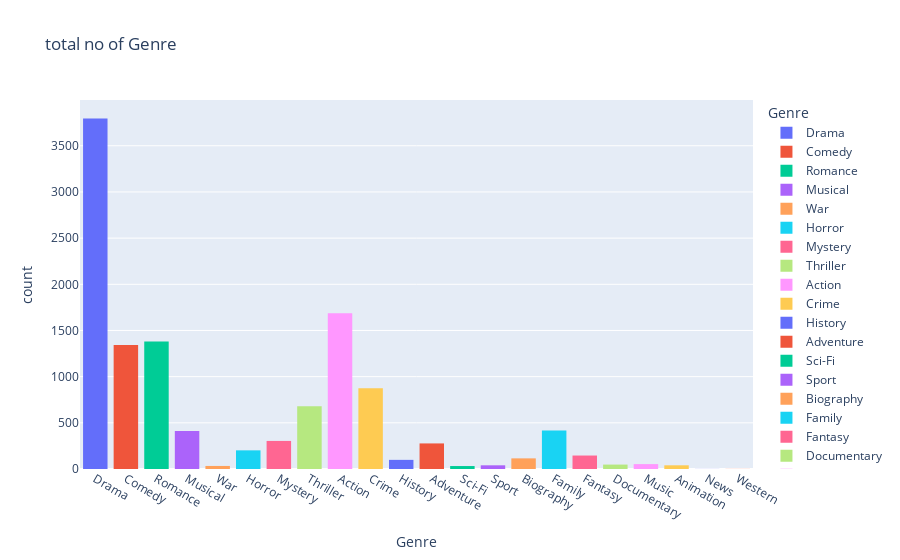

The code cell stored with this chart in its notebook:
### Code cell
import plotly.express as px
figg = px.histogram(data_frame=df, x='Genre', title='total no of Genre', color='Genre')

figg.show()

### Figure 1 — Plotly figure (JSON) as saved in the notebook; plotly's stock layout.template omitted (floating-point values rounded to 4 significant figures; data arrays with more than 128 entries replaced by an {"elided": "..."} marker saying what was removed)
{"data": [{"alignmentgroup": "True", "bingroup": "x", "hovertemplate": "Genre=%{x}<br>count=%{y}<extra></extra>", "legendgroup": "Drama", "marker": {"color": "#636efa", "pattern": {"shape": ""}}, "name": "Drama", "offsetgroup": "Drama", "orientation": "v", "showlegend": true, "type": "histogram", "x": {"elided": "3796 str values"}, "xaxis": "x", "yaxis": "y"}, {"alignmentgroup": "True", "bingroup": "x", "hovertemplate": "Genre=%{x}<br>count=%{y}<extra></extra>", "legendgroup": "Comedy", "marker": {"color": "#EF553B", "pattern": {"shape": ""}}, "name": "Comedy", "offsetgroup": "Comedy", "orientation": "v", "showlegend": true, "type": "histogram", "x": {"elided": "1344 str values"}, "xaxis": "x", "yaxis": "y"}, {"alignmentgroup": "True", "bingroup": "x", "hovertemplate": "Genre=%{x}<br>count=%{y}<extra></extra>", "legendgroup": "Romance", "marker": {"color": "#00cc96", "pattern": {"shape": ""}}, "name": "Romance", "offsetgroup": "Romance", "orientation": "v", "showlegend": true, "type": "histogram", "x": {"elided": "1380 str values"}, "xaxis": "x", "yaxis": "y"}, {"alignmentgroup": "True", "bingroup": "x", "hovertemplate": "Genre=%{x}<br>count=%{y}<extra></extra>", "legendgroup": "Musical", "marker": {"color": "#ab63fa", "pattern": {"shape": ""}}, "name": "Musical", "offsetgroup": "Musical", "orientation": "v", "showlegend": true, "type": "histogram", "x": {"elided": "412 str values"}, "xaxis": "x", "yaxis": "y"}, {"alignmentgroup": "True", "bingroup": "x", "hovertemplate": "Genre=%{x}<br>count=%{y}<extra></extra>", "legendgroup": "War", "marker": {"color": "#FFA15A", "pattern": {"shape": ""}}, "name": "War", "offsetgroup": "War", "orientation": "v", "showlegend": true, "type": "histogram", "x": ["War", "War", "War", "War", "War", "War", "War", "War", "War", "War", "War", "War", "War", "War", "War", "War", "War", "War", "War", "War", "War", "War", "War", "War", "War", "War", "War", "War", "War", "War", "War", "War", "War"], "xaxis": "x", "yaxis": "y"}, {"alignmentgroup": "True", "bingroup": "x", "hovertemplate": "Genre=%{x}<br>count=%{y}<extra></extra>", "legendgroup": "Horror", "marker": {"color": "#19d3f3", "pattern": {"shape": ""}}, "name": "Horror", "offsetgroup": "Horror", "orientation": "v", "showlegend": true, "type": "histogram", "x": {"elided": "202 str values"}, "xaxis": "x", "yaxis": "y"}, {"alignmentgroup": "True", "bingroup": "x", "hovertemplate": "Genre=%{x}<br>count=%{y}<extra></extra>", "legendgroup": "Mystery", "marker": {"color": "#FF6692", "pattern": {"shape": ""}}, "name": "Mystery", "offsetgroup": "Mystery", "orientation": "v", "showlegend": true, "type": "histogram", "x": {"elided": "304 str values"}, "xaxis": "x", "yaxis": "y"}, {"alignmentgroup": "True", "bingroup": "x", "hovertemplate": "Genre=%{x}<br>count=%{y}<extra></extra>", "legendgroup": "Thriller", "marker": {"color": "#B6E880", "pattern": {"shape": ""}}, "name": "Thriller", "offsetgroup": "Thriller", "orientation": "v", "showlegend": true, "type": "histogram", "x": {"elided": "679 str values"}, "xaxis": "x", "yaxis": "y"}, {"alignmentgroup": "True", "bingroup": "x", "hovertemplate": "Genre=%{x}<br>count=%{y}<extra></extra>", "legendgroup": "Action", "marker": {"color": "#FF97FF", "pattern": {"shape": ""}}, "name": "Action", "offsetgroup": "Action", "orientation": "v", "showlegend": true, "type": "histogram", "x": {"elided": "1686 str values"}, "xaxis": "x", "yaxis": "y"}, {"alignmentgroup": "True", "bingroup": "x", "hovertemplate": "Genre=%{x}<br>count=%{y}<extra></extra>", "legendgroup": "Crime", "marker": {"color": "#FECB52", "pattern": {"shape": ""}}, "name": "Crime", "offsetgroup": "Crime", "orientation": "v", "showlegend": true, "type": "histogram", "x": {"elided": "875 str values"}, "xaxis": "x", "yaxis": "y"}, {"alignmentgroup": "True", "bingroup": "x", "hovertemplate": "Genre=%{x}<br>count=%{y}<extra></extra>", "legendgroup": "History", "marker": {"color": "#636efa", "pattern": {"shape": ""}}, "name": "History", "offsetgroup": "History", "orientation": "v", "showlegend": true, "type": "histogram", "x": ["History", "History", "History", "History", "History", "History", "History", "History", "History", "History", "History", "History", "History", "History", "History", "History", "History", "History", "History", "History", "History", "History", "History", "History", "History", "History", "History", "History", "History", "History", "History", "History", "History", "History", "History", "History", "History", "History", "History", "History", "History", "History", "History", "History", "History", "History", "History", "History", "History", "History", "History", "History", "History", "History", "History", "History", "History", "History", "History", "History", "History", "History", "History", "History", "History", "History", "History", "History", "History", "History", "History", "History", "History", "History", "History", "History", "History", "History", "History", "History", "History", "History", "History", "History", "History", "History", "History", "History", "History", "History", "History", "History", "History", "History", "History", "History", "History", "History", "History"], "xaxis": "x", "yaxis": "y"}, {"alignmentgroup": "True", "bingroup": "x", "hovertemplate": "Genre=%{x}<br>count=%{y}<extra></extra>", "legendgroup": "Adventure", "marker": {"color": "#EF553B", "pattern": {"shape": ""}}, "name": "Adventure", "offsetgroup": "Adventure", "orientation": "v", "showlegend": true, "type": "histogram", "x": {"elided": "277 str values"}, "xaxis": "x", "yaxis": "y"}, {"alignmentgroup": "True", "bingroup": "x", "hovertemplate": "Genre=%{x}<br>count=%{y}<extra></extra>", "legendgroup": "Sci-Fi", "marker": {"color": "#00cc96", "pattern": {"shape": ""}}, "name": "Sci-Fi", "offsetgroup": "Sci-Fi", "orientation": "v", "showlegend": true, "type": "histogram", "x": ["Sci-Fi", "Sci-Fi", "Sci-Fi", "Sci-Fi", "Sci-Fi", "Sci-Fi", "Sci-Fi", "Sci-Fi", "Sci-Fi", "Sci-Fi", "Sci-Fi", "Sci-Fi", "Sci-Fi", "Sci-Fi", "Sci-Fi", "Sci-Fi", "Sci-Fi", "Sci-Fi", "Sci-Fi", "Sci-Fi", "Sci-Fi", "Sci-Fi", "Sci-Fi", "Sci-Fi", "Sci-Fi", "Sci-Fi", "Sci-Fi", "Sci-Fi", "Sci-Fi", "Sci-Fi", "Sci-Fi", "Sci-Fi"], "xaxis": "x", "yaxis": "y"}, {"alignmentgroup": "True", "bingroup": "x", "hovertemplate": "Genre=%{x}<br>count=%{y}<extra></extra>", "legendgroup": "Sport", "marker": {"color": "#ab63fa", "pattern": {"shape": ""}}, "name": "Sport", "offsetgroup": "Sport", "orientation": "v", "showlegend": true, "type": "histogram", "x": ["Sport", "Sport", "Sport", "Sport", "Sport", "Sport", "Sport", "Sport", "Sport", "Sport", "Sport", "Sport", "Sport", "Sport", "Sport", "Sport", "Sport", "Sport", "Sport", "Sport", "Sport", "Sport", "Sport", "Sport", "Sport", "Sport", "Sport", "Sport", "Sport", "Sport", "Sport", "Sport", "Sport", "Sport", "Sport", "Sport", "Sport", "Sport", "Sport", "Sport"], "xaxis": "x", "yaxis": "y"}, {"alignmentgroup": "True", "bingroup": "x", "hovertemplate": "Genre=%{x}<br>count=%{y}<extra></extra>", "legendgroup": "Biography", "marker": {"color": "#FFA15A", "pattern": {"shape": ""}}, "name": "Biography", "offsetgroup": "Biography", "orientation": "v", "showlegend": true, "type": "histogram", "x": ["Biography", "Biography", "Biography", "Biography", "Biography", "Biography", "Biography", "Biography", "Biography", "Biography", "Biography", "Biography", "Biography", "Biography", "Biography", "Biography", "Biography", "Biography", "Biography", "Biography", "Biography", "Biography", "Biography", "Biography", "Biography", "Biography", "Biography", "Biography", "Biography", "Biography", "Biography", "Biography", "Biography", "Biography", "Biography", "Biography", "Biography", "Biography", "Biography", "Biography", "Biography", "Biography", "Biography", "Biography", "Biography", "Biography", "Biography", "Biography", "Biography", "Biography", "Biography", "Biography", "Biography", "Biography", "Biography", "Biography", "Biography", "Biography", "Biography", "Biography", "Biography", "Biography", "Biography", "Biography", "Biography", "Biography", "Biography", "Biography", "Biography", "Biography", "Biography", "Biography", "Biography", "Biography", "Biography", "Biography", "Biography", "Biography", "Biography", "Biography", "Biography", "Biography", "Biography", "Biography", "Biography", "Biography", "Biography", "Biography", "Biography", "Biography", "Biography", "Biography", "Biography", "Biography", "Biography", "Biography", "Biography", "Biography", "Biography", "Biography", "Biography", "Biography", "Biography", "Biography", "Biography", "Biography", "Biography", "Biography", "Biography", "Biography", "Biography", "Biography", "Biography", "Biography", "Biography"], "xaxis": "x", "yaxis": "y"}, {"alignmentgroup": "True", "bingroup": "x", "hovertemplate": "Genre=%{x}<br>count=%{y}<extra></extra>", "legendgroup": "Family", "marker": {"color": "#19d3f3", "pattern": {"shape": ""}}, "name": "Family", "offsetgroup": "Family", "orientation": "v", "showlegend": true, "type": "histogram", "x": {"elided": "416 str values"}, "xaxis": "x", "yaxis": "y"}, {"alignmentgroup": "True", "bingroup": "x", "hovertemplate": "Genre=%{x}<br>count=%{y}<extra></extra>", "legendgroup": "Fantasy", "marker": {"color": "#FF6692", "pattern": {"shape": ""}}, "name": "Fantasy", "offsetgroup": "Fantasy", "orientation": "v", "showlegend": true, "type": "histogram", "x": {"elided": "146 str values"}, "xaxis": "x", "yaxis": "y"}, {"alignmentgroup": "True", "bingroup": "x", "hovertemplate": "Genre=%{x}<br>count=%{y}<extra></extra>", "legendgroup": "Documentary", "marker": {"color": "#B6E880", "pattern": {"shape": ""}}, "name": "Documentary", "offsetgroup": "Documentary", "orientation": "v", "showlegend": true, "type": "histogram", "x": ["Documentary", "Documentary", "Documentary", "Documentary", "Documentary", "Documentary", "Documentary", "Documentary", "Documentary", "Documentary", "Documentary", "Documentary", "Documentary", "Documentary", "Documentary", "Documentary", "Documentary", "Documentary", "Documentary", "Documentary", "Documentary", "Documentary", "Documentary", "Documentary", "Documentary", "Documentary", "Documentary", "Documentary", "Documentary", "Documentary", "Documentary", "Documentary", "Documentary", "Documentary", "Documentary", "Documentary", "Documentary", "Documentary", "Documentary", "Documentary", "Documentary", "Documentary", "Documentary", "Documentary", "Documentary", "Documentary", "Documentary", "Documentary"], "xaxis": "x", "yaxis": "y"}, {"alignmentgroup": "True", "bingroup": "x", "hovertemplate": "Genre=%{x}<br>count=%{y}<extra></extra>", "legendgroup": "Music", "marker": {"color": "#FF97FF", "pattern": {"shape": ""}}, "name": "Music", "offsetgroup": "Music", "orientation": "v", "showlegend": true, "type": "histogram", "x": ["Music", "Music", "Music", "Music", "Music", "Music", "Music", "Music", "Music", "Music", "Music", "Music", "Music", "Music", "Music", "Music", "Music", "Music", "Music", "Music", "Music", "Music", "Music", "Music", "Music", "Music", "Music", "Music", "Music", "Music", "Music", "Music", "Music", "Music", "Music", "Music", "Music", "Music", "Music", "Music", "Music", "Music", "Music", "Music", "Music", "Music", "Music", "Music", "Music", "Music", "Music", "Music", "Music"], "xaxis": "x", "yaxis": "y"}, {"alignmentgroup": "True", "bingroup": "x", "hovertemplate": "Genre=%{x}<br>count=%{y}<extra></extra>", "legendgroup": "Animation", "marker": {"color": "#FECB52", "pattern": {"shape": ""}}, "name": "Animation", "offsetgroup": "Animation", "orientation": "v", "showlegend": true, "type": "histogram", "x": ["Animation", "Animation", "Animation", "Animation", "Animation", "Animation", "Animation", "Animation", "Animation", "Animation", "Animation", "Animation", "Animation", "Animation", "Animation", "Animation", "Animation", "Animation", "Animation", "Animation", "Animation", "Animation", "Animation", "Animation", "Animation", "Animation", "Animation", "Animation", "Animation", "Animation", "Animation", "Animation", "Animation", "Animation", "Animation", "Animation", "Animation", "Animation", "Animation", "Animation"], "xaxis": "x", "yaxis": "y"}, {"alignmentgroup": "True", "bingroup": "x", "hovertemplate": "Genre=%{x}<br>count=%{y}<extra></extra>", "legendgroup": "News", "marker": {"color": "#636efa", "pattern": {"shape": ""}}, "name": "News", "offsetgroup": "News", "orientation": "v", "showlegend": true, "type": "histogram", "x": ["News"], "xaxis": "x", "yaxis": "y"}, {"alignmentgroup": "True", "bingroup": "x", "hovertemplate": "Genre=%{x}<br>count=%{y}<extra></extra>", "legendgroup": "Western", "marker": {"color": "#EF553B", "pattern": {"shape": ""}}, "name": "Western", "offsetgroup": "Western", "orientation": "v", "showlegend": true, "type": "histogram", "x": ["Western"], "xaxis": "x", "yaxis": "y"}], "layout": {"barmode": "relative", "legend": {"title": {"text": "Genre"}, "tracegroupgap": 0}, "title": {"text": "total no of Genre"}, "xaxis": {"anchor": "y", "categoryarray": ["Drama", "Comedy", "Romance", "Musical", "War", "Horror", "Mystery", "Thriller", "Action", "Crime", "History", "Adventure", "Sci-Fi", "Sport", "Biography", "Family", "Fantasy", "Documentary", "Music", "Animation", "News", "Western"], "categoryorder": "array", "domain": [0, 1], "title": {"text": "Genre"}}, "yaxis": {"anchor": "x", "domain": [0, 1], "title": {"text": "count"}}}}
